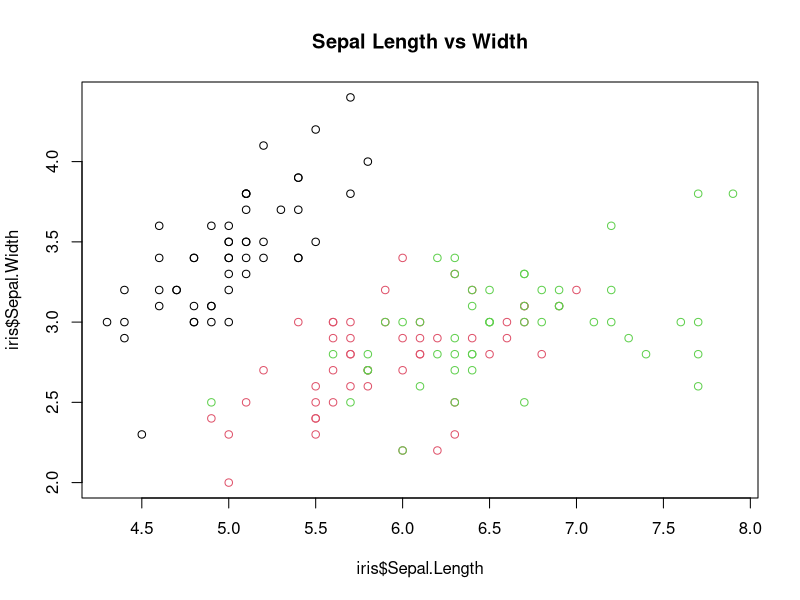

Recreate this plot in R.
library(dplyr) 
data(iris) 
plot(iris$Sepal.Length, iris$Sepal.Width, main="Sepal Length vs Width", col=iris$Species) 
filtered_data <- filter(iris, Species == "setosa") 
print(head(filtered_data, 3)) 
selected_data <- select(iris, Sepal.Length, Sepal.Width) 
print(head(selected_data, 3)) 
mutated_data <- mutate(iris, Sepal.Area = Sepal.Length * Sepal.Width) 
print(head(mutated_data, 3)) 
arranged_data <- arrange(iris, desc(Sepal.Length)) 
print(head(arranged_data, 3))